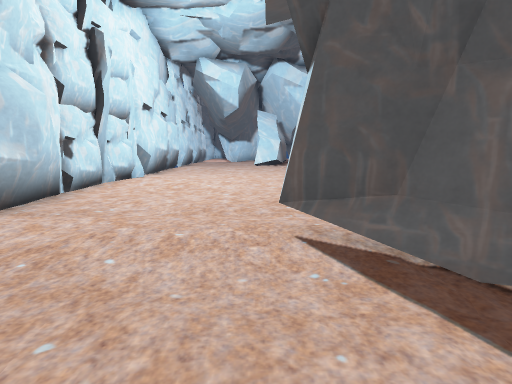
[1] (above)

19 first-person views from a walk through a scene from a Unity 3-D project. The camera is 1.3 m above the floor, tilts 8° down and sees 80° across. The floor is counted in squares, 1.29 m on a side. Each view is taken from the middle of a square. On the plan, view 1 faces up. The plan holds only what a view shows up to about 12 squares ahead; the rest is blank. The place goes on beyond the plan. The player character is not drawn. Some animated figures are not drawn.

[2]
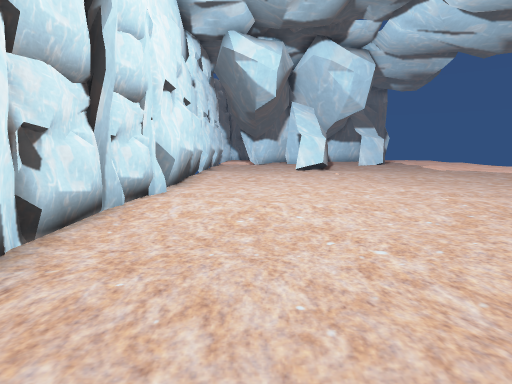

[3]
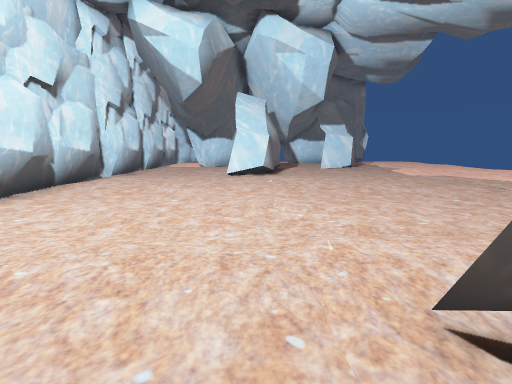

[4]
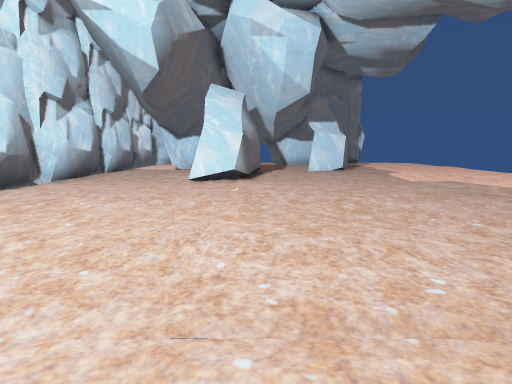

[5]
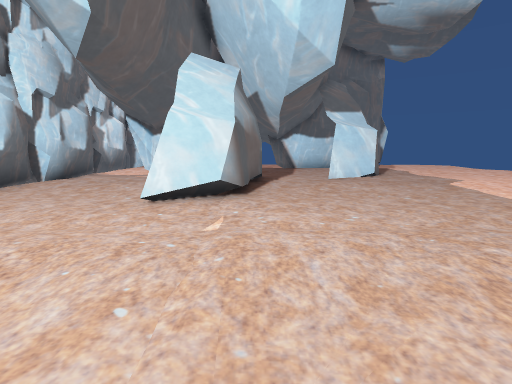

[6]
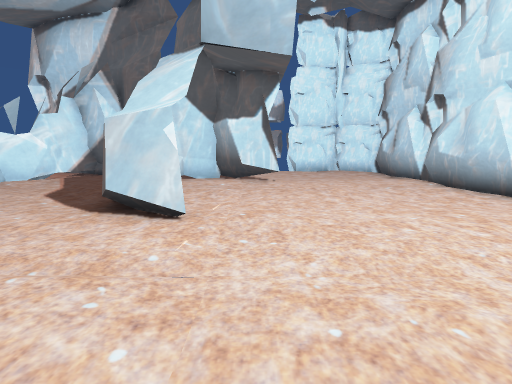

[7]
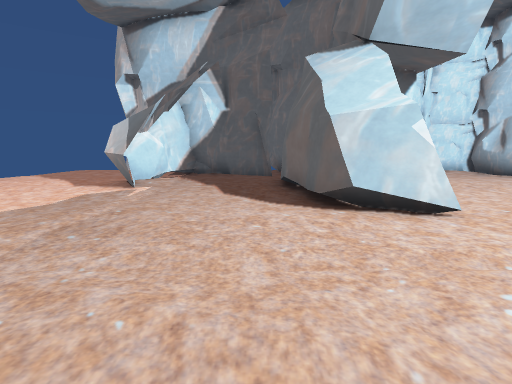

[8]
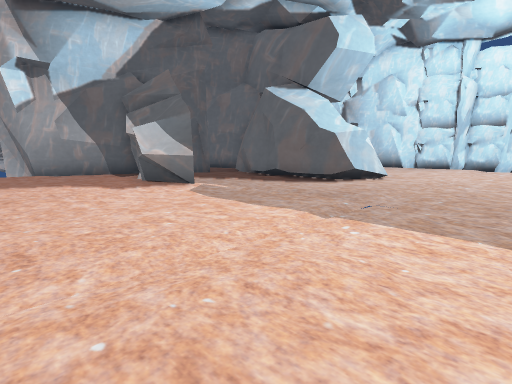

[9]
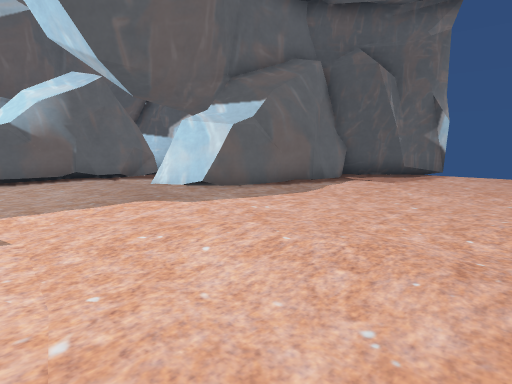

[10]
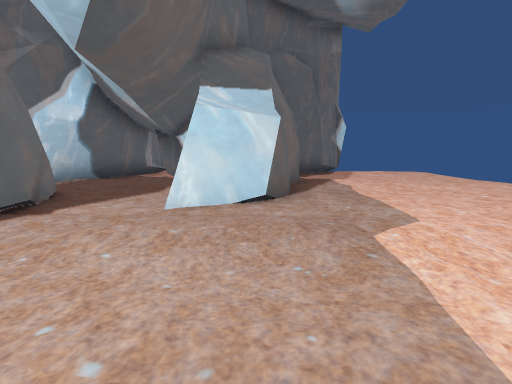

[11]
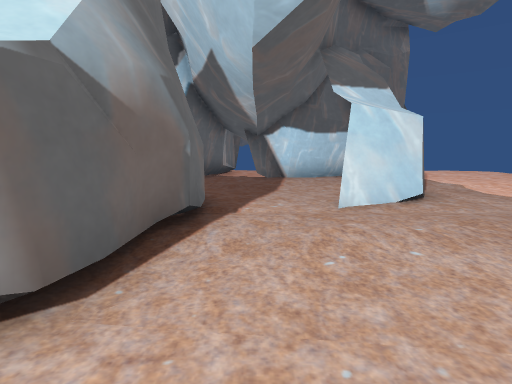

[12]
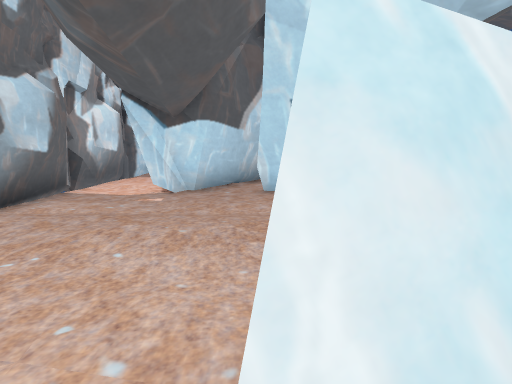

[13]
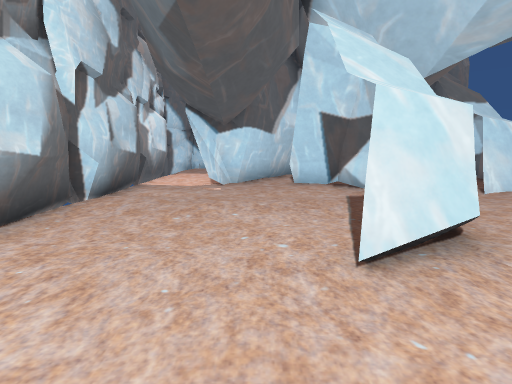

[14]
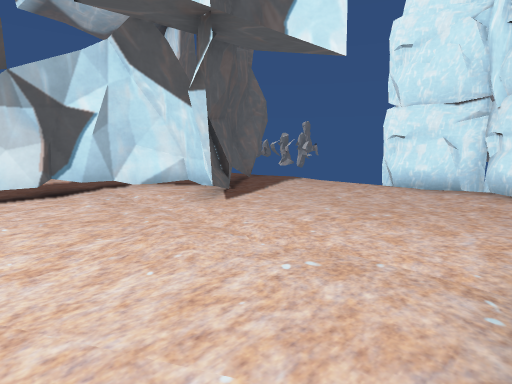

[15]
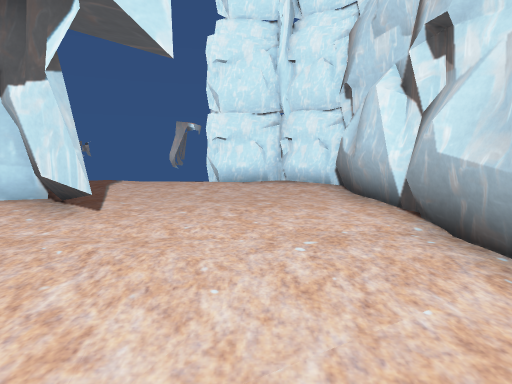

[16]
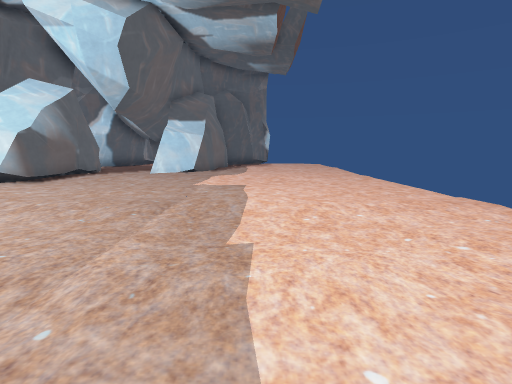

[17]
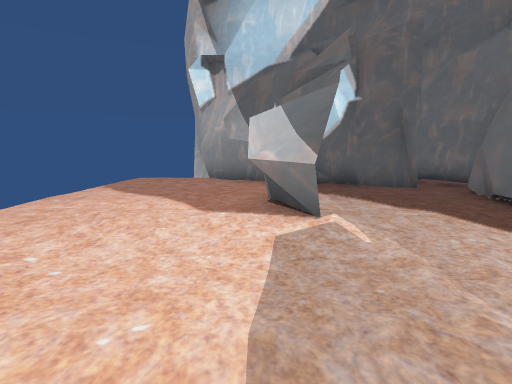

[18]
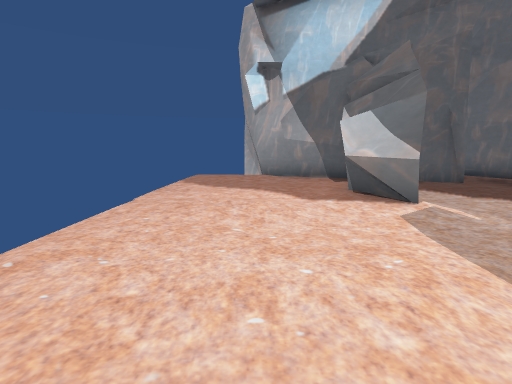

[19]
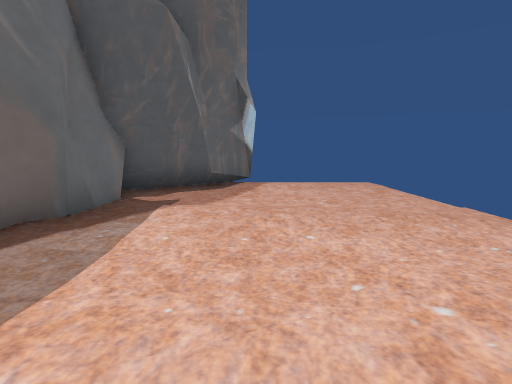

### Floor plan
Key: @ floor where view 1 was taken; # wall or solid block; . floor; T thing the floor can be seen under or through; O other object.
Columns run from 5 left of view 1 to 13 right of it. Each row starts with its distance up from view 1.
 32               ##...
 31              ##....
 30       ##   ###.....
 29       #. ####......
 28      ##.###.#......
 27     ##..... #......
 26    ##...... #......
 25 ####..#.....#......
 24 ##....##..###......
 23 #......#...........
 22 #......#...........
 21 ##.....#...........
 20 ##.....#...........
 19 #....###...........
 18 #..................
 17 ##.................
 16  #.................
 15  #.................
 14  #.................
 13  #.................
 12 ##.................
 11 #..................
 10 #..................
  9 O..................
  8 #.......##.........
  7 #........#.........
  6 ##.......#.........
  5  #.......#...##....
  4  #....#..#....#....
  3  #....##.T...##....
  2  #.....#TT...#.....
  1  #......TT####.....
  0  #...@...T   ###...
 -1  ####....#     ##..
 -2    ##           #

Positions as (right, up) in squares from view 1, and headings:
1: (0, 0), facing up
2: (-2, 4), facing up
3: (1, 7), facing up
4: (2, 9), facing up
5: (2, 13), facing up
6: (1, 13), facing down
7: (5, 13), facing down
8: (13, 13), facing down-left
9: (13, 19), facing up-left
10: (6, 18), facing up
11: (3, 18), facing up
12: (0, 18), facing up
13: (-1, 16), facing up
14: (-4, 7), facing down-right
15: (-2, 8), facing down
16: (9, 10), facing up
17: (9, 10), facing down
18: (11, 11), facing down
19: (10, 23), facing up
